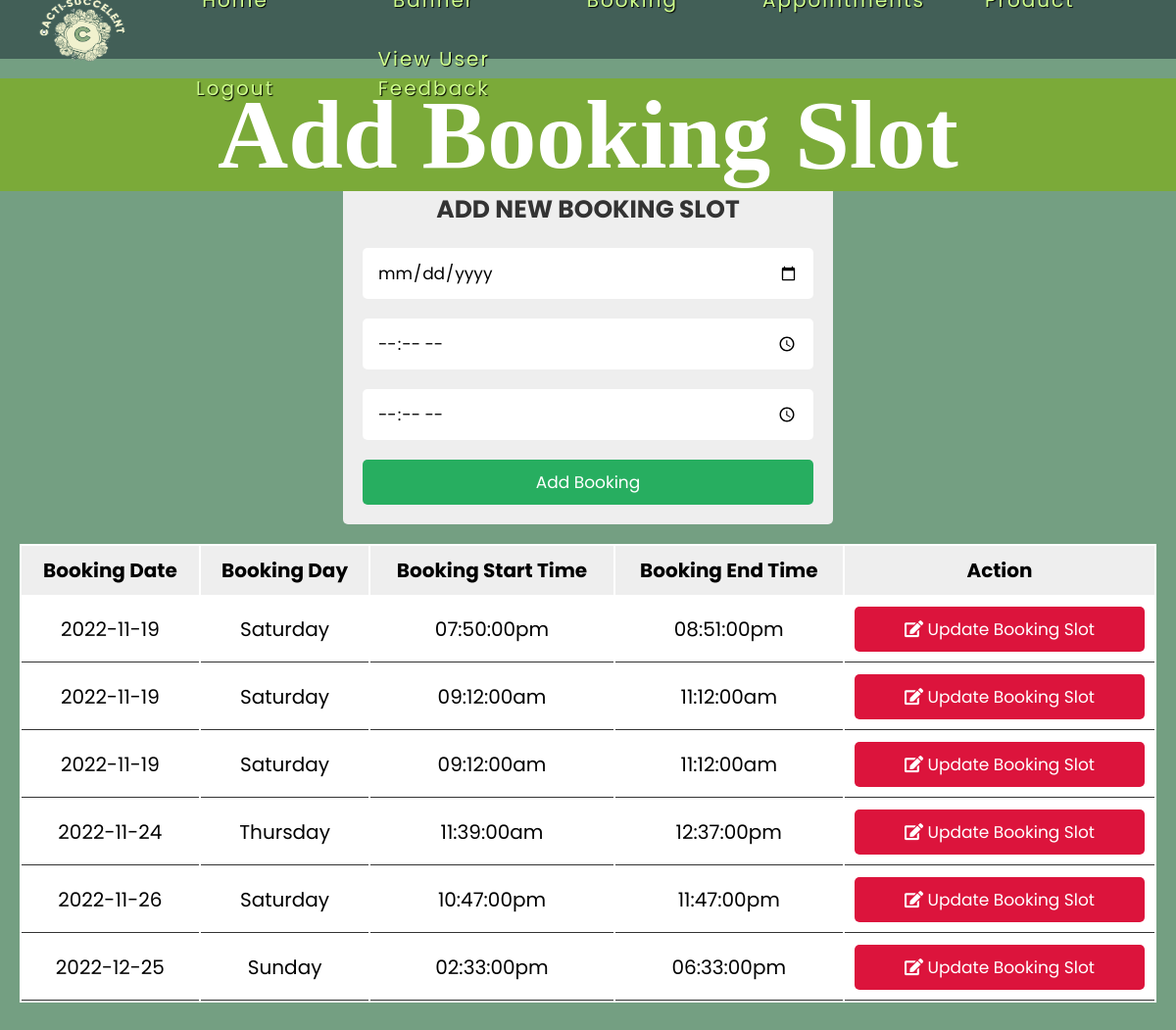
Screenshot of /adminBooking.php with the database file from the repository.
### tables this page shows
CREATE TABLE `tbl_booking` (
  `bookingID` int(255) NOT NULL,
  `bookingDate` date NOT NULL,
  `bookingStartTime` time NOT NULL,
  `bookingEndTime` time NOT NULL
);

### adminBooking.php (the view, shortened to what this page needs)
<?php
include ('dbcon.php');
?>
<!DOCTYPE html>
<html lang="en">
<head>
    <link rel="stylesheet" href="https://cdnjs.cloudflare.com/ajax/libs/font-awesome/5.15.4/css/all.min.css">
    <link rel="stylesheet" href="assets/css/productcss.css">
</head>
<body>
<header>
    <nav class="header">
        <div><img class="Logo" src="images/Logo.png"></div>
        <ul>
        <li><a href="adminPage.php">Home</a></li>
            <li><a href="banneradsui.php">Banner</a></li>
            <li><a href="adminBooking.php">Booking</a></li>
            <li><a href="adminViewAppointment.php">View Appointments</a></li>
            <li><a href="Product.php">Product</a></li>
            <li><a href="logout.php">Logout</a></li>
            <li><a href="view_feedback.php">View User Feedback</a></li>
        </ul>
    </nav>
</header>
<div class="ProductCover">
    <div class="CoverText">
        <h1>Add Booking Slot</h1>
    </div>
</div>
<br>
<br>
<div class = "container">
        <div class = "admin-product-form-container">
            <form action="<?php $_SERVER['PHP_SELF']?>" method= "post" enctype="multipart/form-data">
                <h3>Add New Booking Slot</h3>
                <input type="date" placeholder="Enter Booking Date" name = "booking_Date" class="box">
                <input type="time" placeholder="Enter Booking Start Time" name = "booking_StartTime" class="box">
                <input type="time" placeholder="Enter Booking End Time" name = "booking_EndTime" class="box">
                <input type="submit" class = "btn" name = "add_Booking" value = "add Booking">
            </form>
        </div>
        <?php
            $select = mysqli_query($con, "SELECT * FROM tbl_booking ORDER BY bookingDate");
        ?>
        <div class="product-display">
            <table class="product-display-table">
                <thead>
                    <tr>
                        <th>Booking Date</th>
                        <th>Booking Day</th>
                        <th>Booking Start Time</th>
                        <th>Booking End Time</th>
                        <th>Action</th>
                    </tr>
                </thead>
                <?php while($row = mysqli_fetch_assoc($select)){ ?>
                    <tr>
                        <td><?php echo $row['bookingDate']; ?></td>
                        <td><?php echo date('l', strtotime($row["bookingDate"]));?></td>
                        <td><?php echo date('h:i:sa',strtotime($row['bookingStartTime'])); ?></td>
                        <td><?php echo date('h:i:sa',strtotime($row['bookingEndTime'])); ?></td>
                        <td><a href="adminUpdateBooking.php?edit=<?php echo $row['bookingID']; ?>" class="btn"> <i class="fas fa-edit"></i> Update Booking Slot </a></td>
                    </tr>
                <?php } ?>
            </table>
        </div>
    </div>
</body>
</html>

### assets/css/productcss.css (style rules this page uses)
:root { --green:#27ae60; --black:#333; --white:#fff; --bg-color:#eee; --box-shadow:0 .5rem 1rem rgba(0,0,0,.1); --border:.1rem solid var(--black); }
* { font-family: 'Poppins', sans-serif; margin:0; padding:0; box-sizing: border-box; outline: none; border:none; text-decoration: none; text-transform: capitalize; }
html { font-size: 62.5%; overflow-x: hidden; background-color: #749F82; scroll-behavior: smooth; }
header { height: 80px; }
.header { position: relative; width: 100%; margin: auto; display: flex; align-items: center; justify-content: space-between; padding: 1rem 1rem; z-index: 1; margin: 0; background-color: #425F57; max-height: 60px; }
.Logo { position: relative; float: left; margin-left: 20px; height: 95px; width: 100px; padding-top: 8px; padding-bottom: 5px; display: flex; }
a { text-decoration: none; }
nav { float: right; margin-right: 5px; margin-top: 15px; position: relative; z-index: 1; }
nav ul li { margin: auto; margin-left: 20px; display: inline-block; text-align: center; padding: 15px 20px; width: 180px; font-size: 20px; font-family: Arial, Helvetica, sans-serif; text-transform: uppercase; letter-spacing: 2px; position: relative; }
nav ul li a { text-shadow: 1px 1px 1px black; color: #CFFF8D; }
.ProductCover { box-sizing: border-box; float: left; width: 100%; height: 100%; background: #7baa39; }
.CoverText { margin-top: auto; }
.CoverText h1 { color: white; font-family: Times New Roman,sans-serif; font-size: 100px; font-weight: bold; text-align: center; }
.btn { display: block; width: 100%; cursor: pointer; border-radius: .5rem; margin-top: 1rem; font-size: 1.7rem; padding:1rem 3rem; background: var(--green); color:var(--white); text-align: center; }
.container { max-width: 1200px; padding:2rem; margin:0 auto; }
.admin-product-form-container form { max-width: 50rem; margin:0 auto; padding:2rem; border-radius: .5rem; background: var(--bg-color); }
.admin-product-form-container form h3 { text-transform: uppercase; color:var(--black); margin-bottom: 1rem; text-align: center; font-size: 2.5rem; }
.admin-product-form-container form .box { width: 100%; border-radius: .5rem; padding:1.2rem 1.5rem; font-size: 1.7rem; margin:1rem 0; background: var(--white); text-transform: none; }
.product-display { margin:2rem 0; background-color: #fff; }
.product-display .product-display-table { width: 100%; text-align: center; }
.product-display .product-display-table thead { background: var(--bg-color); }
.product-display .product-display-table th { padding:1rem; font-size: 2rem; }
.product-display .product-display-table td { padding:1rem; font-size: 2rem; border-bottom: var(--border); }
.product-display .product-display-table .btn:first-child { margin-top: 0; }
.product-display .product-display-table .btn:last-child { background: crimson; }

### rows the page displays
tbl_booking: bookingDate "2022-11-19", bookingDate "Saturday", bookingStartTime "07:50:00pm", bookingEndTime "08:51:00pm"
tbl_booking: bookingDate "2022-11-19", bookingDate "Saturday", bookingStartTime "09:12:00am", bookingEndTime "11:12:00am"
tbl_booking: bookingDate "2022-11-19", bookingDate "Saturday", bookingStartTime "09:12:00am", bookingEndTime "11:12:00am"
tbl_booking: bookingDate "2022-11-24", bookingDate "Thursday", bookingStartTime "11:39:00am", bookingEndTime "12:37:00pm"
tbl_booking: bookingDate "2022-11-26", bookingDate "Saturday", bookingStartTime "10:47:00pm", bookingEndTime "11:47:00pm"
tbl_booking: bookingDate "2022-12-25", bookingDate "Sunday", bookingStartTime "02:33:00pm", bookingEndTime "06:33:00pm"
